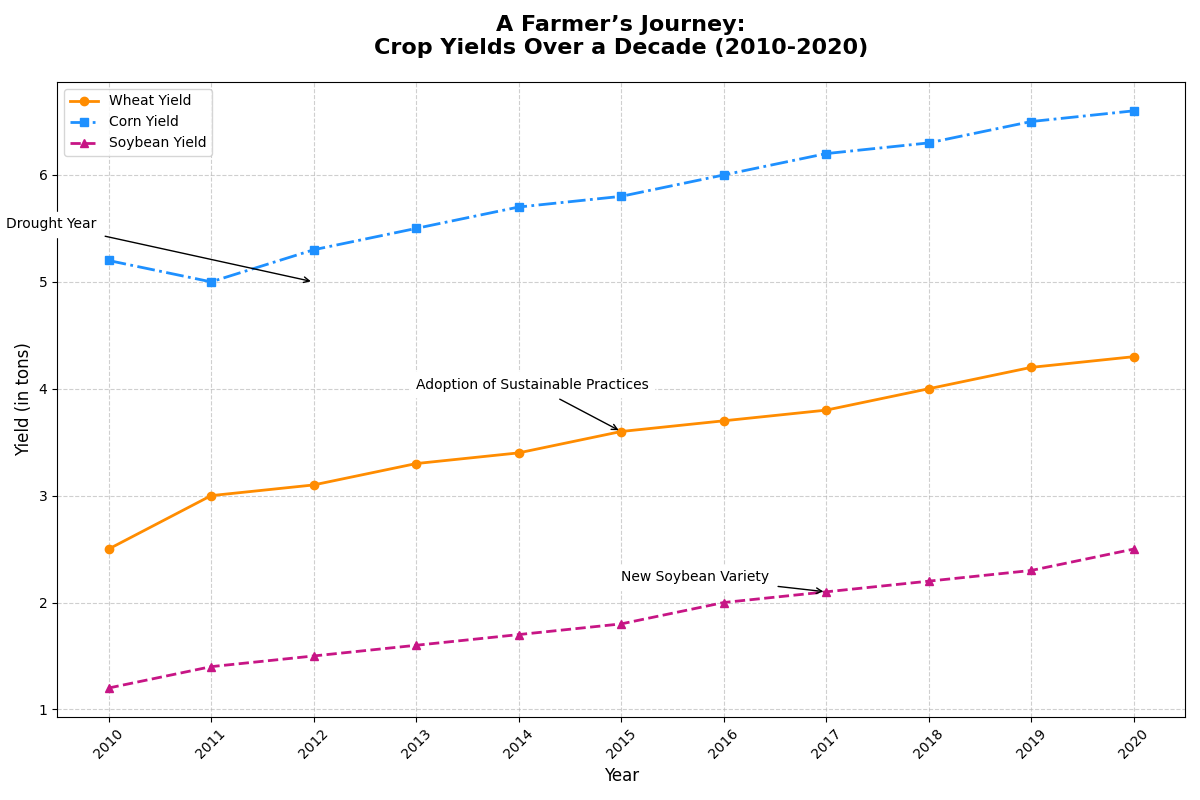

Write the Python code that produced this figure.
import matplotlib.pyplot as plt
import numpy as np

# Define the years for the x-axis
years = np.arange(2010, 2021)

# Define crop yield data (in tons) for each crop type (Wheat, Corn, Soybeans)
wheat_yield = np.array([2.5, 3.0, 3.1, 3.3, 3.4, 3.6, 3.7, 3.8, 4.0, 4.2, 4.3])
corn_yield = np.array([5.2, 5.0, 5.3, 5.5, 5.7, 5.8, 6.0, 6.2, 6.3, 6.5, 6.6])
soybean_yield = np.array([1.2, 1.4, 1.5, 1.6, 1.7, 1.8, 2.0, 2.1, 2.2, 2.3, 2.5])

# Create the line chart
fig, ax = plt.subplots(figsize=(12, 8))

# Plot the data with distinct markers and lines using new colors
ax.plot(years, wheat_yield, label='Wheat Yield', color='darkorange', marker='o', linewidth=2, linestyle='-')
ax.plot(years, corn_yield, label='Corn Yield', color='dodgerblue', marker='s', linewidth=2, linestyle='-.')
ax.plot(years, soybean_yield, label='Soybean Yield', color='mediumvioletred', marker='^', linewidth=2, linestyle='--')

# Enhance the plot with a title, labels, and legend
ax.set_title('A Farmer’s Journey:\nCrop Yields Over a Decade (2010-2020)',
             fontsize=16, fontweight='bold', loc='center', pad=20)
ax.set_xlabel('Year', fontsize=12)
ax.set_ylabel('Yield (in tons)', fontsize=12)
ax.legend(loc='upper left', fontsize=10, frameon=True)

# Add grid lines for better readability
ax.grid(True, linestyle='--', alpha=0.6)

# Set x-axis ticks and rotate them for better visibility
ax.set_xticks(years)
ax.set_xticklabels(years, rotation=45)

# Highlight significant events with annotations
ax.annotate('Adoption of Sustainable Practices', xy=(2015, 3.6), xytext=(2013, 4.0),
            arrowprops=dict(facecolor='black', arrowstyle='->'),
            fontsize=10, backgroundcolor='white')
ax.annotate('Drought Year', xy=(2012, 5.0), xytext=(2009, 5.5),
            arrowprops=dict(facecolor='black', arrowstyle='->'),
            fontsize=10, backgroundcolor='white')
ax.annotate('New Soybean Variety', xy=(2017, 2.1), xytext=(2015, 2.2),
            arrowprops=dict(facecolor='black', arrowstyle='->'),
            fontsize=10, backgroundcolor='white')

# Automatically adjust layout to prevent clipping
plt.tight_layout()

# Show the plot
plt.show()
